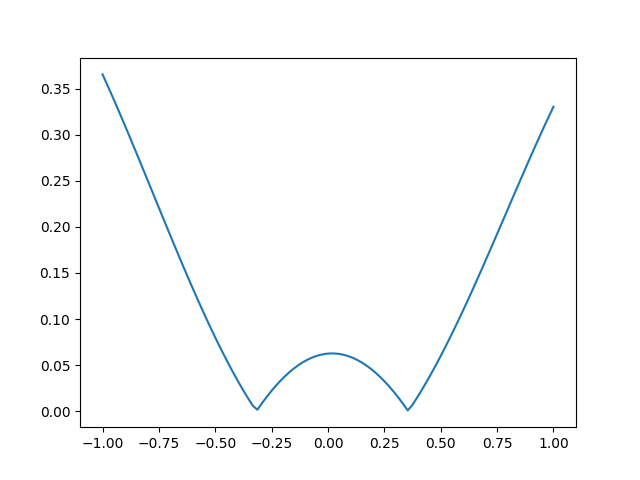

Generate this figure with Python:
import numpy as np
import matplotlib.pyplot as plt

def f(x):
    return abs((np.sin(x)-17*x*np.sin(x)+3*np.cos(x)-9*(x**2)*np.cos(x)+(x**3)*np.sin(x)))/48
xvals = np.linspace(-1,1,100)
plt.plot(xvals,f(xvals))
plt.savefig('Problem3')
print(max(f(xvals)))

def error():
    return abs(np.cos(.5)*(1-1/2+1/8) -1 - 1/2 +1/8)
print(error())